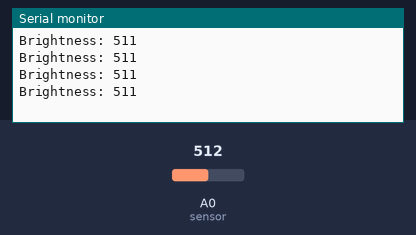
This sketch was run on a simulated Arduino Uno, built with avr-gcc and run on an emulated ATmega328P. On the bench: the last lines printed to the serial monitor. The inputs (shaded band) are chosen by the test bench; at power-on: A0 (sensor) = 512.

Above: at 1.2 s.
1.3 s: A0 (sensor) set to 716
At 1.71 s:
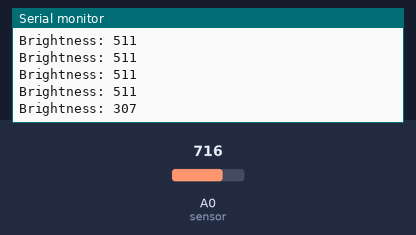
2.8 s: A0 (sensor) set to 900
At 2.91 s:
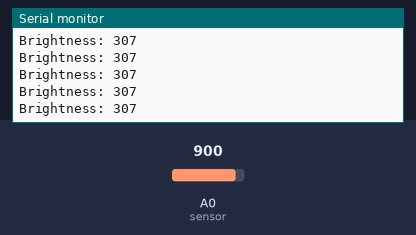
Timing chart, 0 to 5.8 s (numbered marks = the images above; inputs shaded):
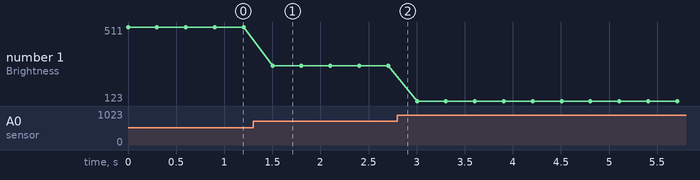

Measured:
- after the input at 1.3 s, the serial monitor: prints a new line after 0.20 s (image 1)
- plotted number 1: 511 → 307 after the input at 1.3 s, 307 → 123 after the input at 2.8 s

The sketch:

photoresistor.ino
```cpp
int sensor = A0;
int max_value = 1023; //based on observation and intuition

void setup() {
    pinMode(sensor,INPUT);
    Serial.begin(9600);
}

void loop() {
    //value is how dark it is, actually
    int value = analogRead(sensor);
    Serial.print("Brightness: ");
    Serial.println(max_value - value);
    delay(300);
}
```
